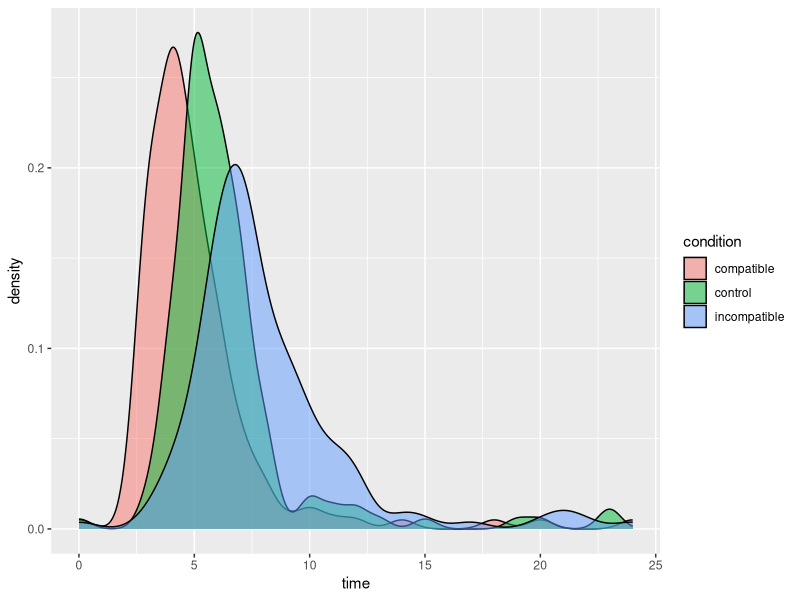
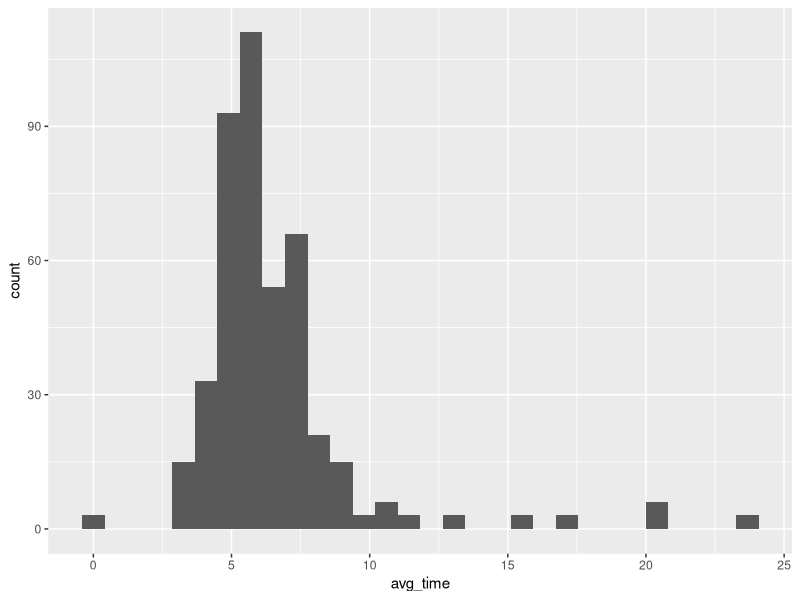

Reproduce these figures in R, in order. (Note: this script raises an error after producing the figures.)
library(tidyverse)

# TASK 1 - data processing

data_w8 <- read_csv("data_stroop.csv")

view(data_w8) # view the data

data_w8 %>% 
  ggplot() +
  geom_density(aes(x = time, fill = condition), alpha = .5) # you need to EDIT this for Q4

# create a new column which is the average time
data_w8 <- 
  data_w8 %>% 
  group_by(pID) %>% # for each participant...
  mutate(avg_time = mean(time)) # create a new average time from the mean of the time column

view(data_w8) # view the data

# distribution of average times
data_w8 %>% 
  ggplot() +
  geom_histogram(aes(avg_time)) # you need to EDIT this for Q6

# Do we need to filter out outliers?
# hint: you'll probably want to use an OR which is this symbol: |
data_w8_f <- 
  data_w8 %>% 
  filter(avg_time > 2 & avg_time < 15) # you need to EDIT this for Q7 - these are suggested values - could vary

# TASK 2 - conducting related samples t-tests

# calculate the means for the 3 levels of the condition IV
data_w8_f %>%
  group_by(condition) %>% # you need to EDIT this for Q1
  summarise(stroop_mean = mean(time)) # you need to EDIT this for Q1
 
# filter is used to select two levels of the IV - Q3-5

# COMPARISON 1
stroop_comparison <-
  data_w8_f %>%
  filter(condition == "compatible" | condition == "incompatible")

# run the t-test comparing the means of these two levels
t.test(data = stroop_comparison, time ~ condition, paired = TRUE)

# COMPARISON 1
stroop_comparison <-
  data_w8_f %>%
  filter(condition == "compatible" | condition == "control")

# run the t-test comparing the means of these two levels
t.test(data = stroop_comparison, time ~ condition, paired = TRUE)

# COMPARISON 1
stroop_comparison <-
  data_w8_f %>%
  filter(condition == "incompatible" | condition == "control")

# run the t-test comparing the means of these two levels
t.test(data = stroop_comparison, time ~ condition, paired = TRUE)

# TASK 3 - summarising and visualisation 

# calculate the means for the 3 levels of the condition IV
data_w8_summary <-# Notice we are creating/overwriting this object here 
  data_w8_f %>%
  group_by(condition) %>% # you need to EDIT this for Q1
  summarise(stroop_mean = mean(time),
            stroop_SE = sd(time)/sqrt(n())) # you need to EDIT the sd() for Q1 

view(data_w8_summary) # if you've done the above step correctly, you should have different means and SEs for each condition

# let's first plot the means
data_w8_summary %>%
  ggplot(aes(x = condition, y = stroop_mean)) + # map variables to x and y for Q3
  geom_col(size = 2)

# let's do the same again, but now with error bars
data_w8_summary %>%
  ggplot(aes(x = condition, y = stroop_mean)) + # map variables to x and y
  geom_col(size = 2) +
  geom_errorbar(aes(ymin = stroop_mean - stroop_SE, # edit this for Q5
                    ymax = stroop_mean + stroop_SE), # edit this for Q5
                width = .2)

# adding more colour to the figure!
data_w8_summary %>%
  ggplot(aes(x = condition, y = stroop_mean, fill = condition)) + # map variables to x and y
  geom_col(size = 1, 
           colour = "black") +
  geom_errorbar(aes(ymin = stroop_mean - stroop_SE, # edit this for Q5
                    ymax = stroop_mean + stroop_SE), # edit this for Q5
                width = .2,
                size = 1) +
  scale_fill_manual(values = c("gold", "dark green", "dark red")) +
  theme_classic()



